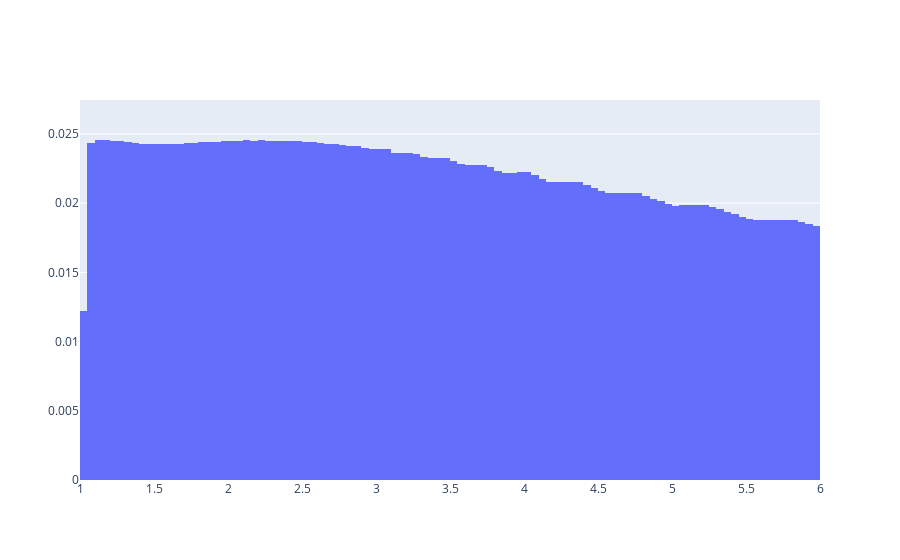
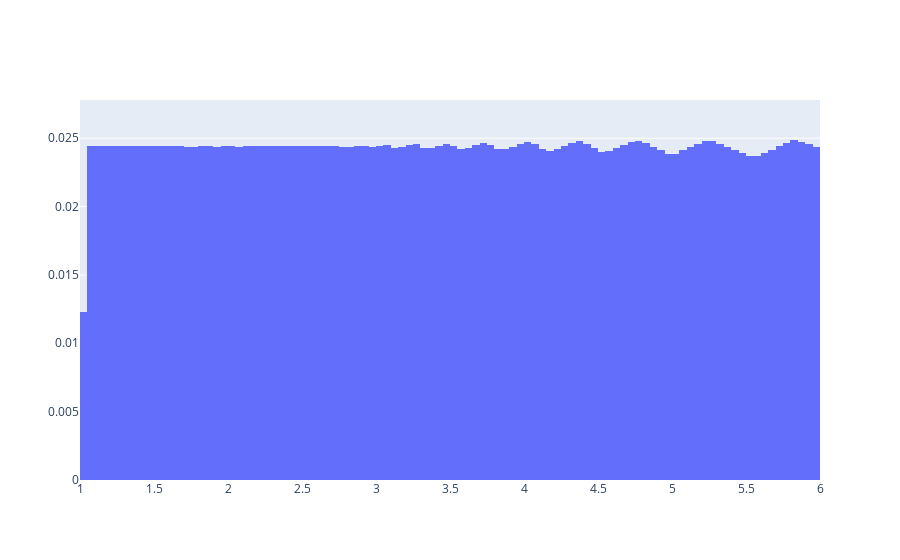
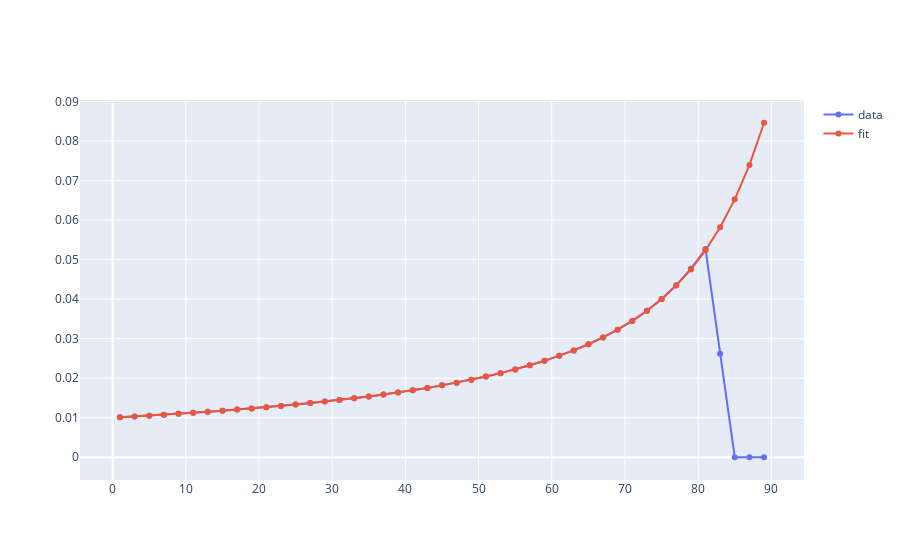

The notebook cell saved with these charts, in order:
### Code cell
# Fit a polynomial function to the data in ar
for deg in [3, 12]:
    delete_last_idx=13
    print("degree", deg)
    p = np.polyfit(AR.midbins[:-delete_last_idx], ar[:-delete_last_idx], deg)
    ar_fit = np.polyval(p, AR.midbins)

    print("residual error", sum(np.abs(ar[:-delete_last_idx] - ar_fit[:-delete_last_idx])))

    message_up = np.matmul(cpt_for_ecfev1, ar_fit)

    fig = make_subplots(rows=1, cols=1)
    ih.plot_histogram(fig, HFEV1, message_up, HFEV1.a, HFEV1.b, 1, 1)
    fig.show()

# Plot the original data and the fitted data
fig = make_subplots(rows=1, cols=1)
# Add scatter plot
fig.add_trace(go.Scatter(x=AR.midbins, y=ar, mode="lines+markers", name="data"))
fig.add_trace(go.Scatter(x=AR.midbins, y=ar_fit, mode="lines+markers", name="fit"))
fig.show()
